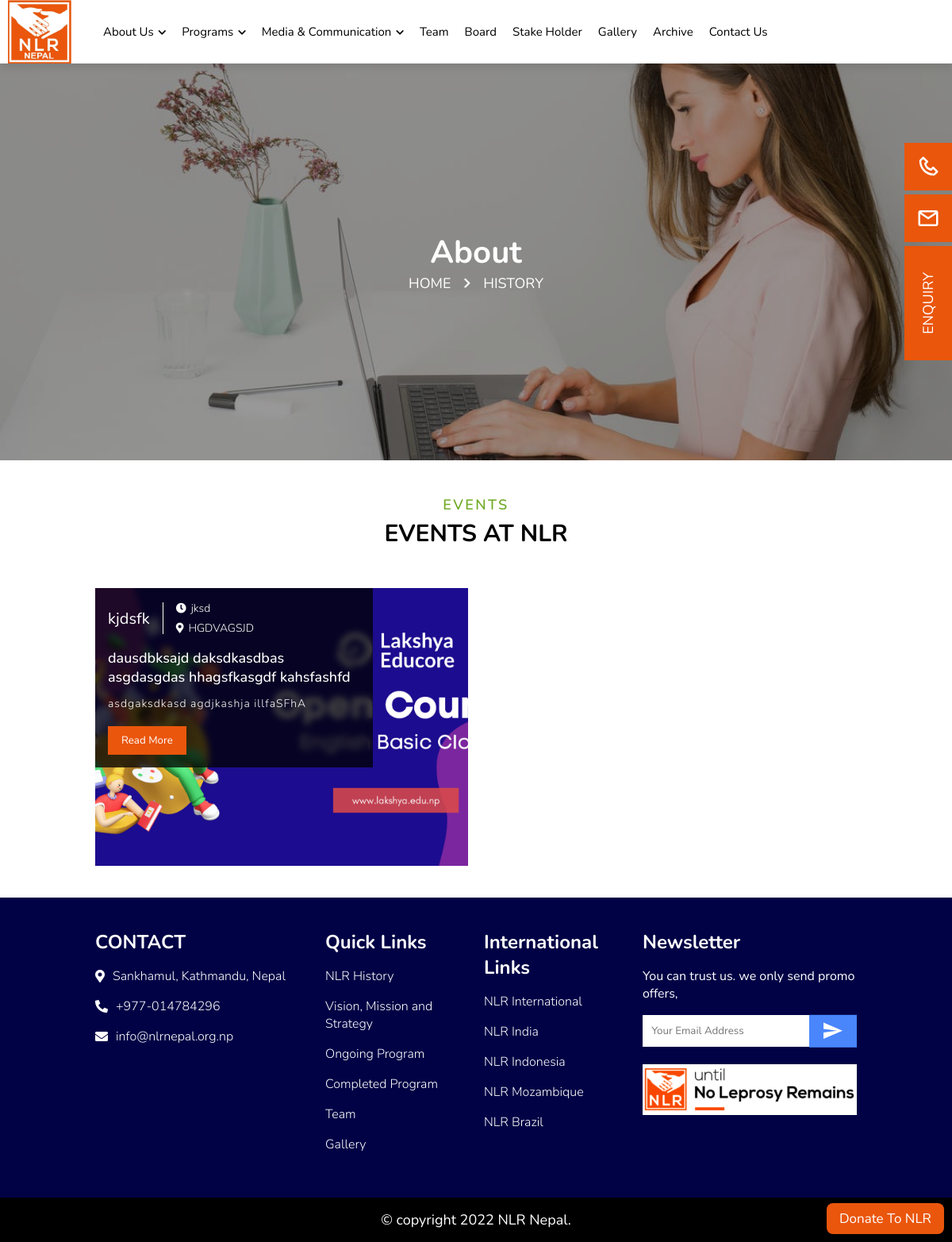
Page /pages/events/ on the committed database.
### home/models.py (models this page shows, shortened)
class Events(models.Model):
    title = models.CharField(max_length=255, verbose_name='Title', unique=True)
    slug = models.SlugField(max_length=255, unique=True, null=True, blank=True)
    description = RichTextField()
    image = models.ImageField(upload_to='title/', verbose_name='Image')
    location = models.CharField(max_length=255, verbose_name='Location')
    event_date = models.CharField(max_length=255,null=True, verbose_name='Event Date')
    event_time = models.CharField(max_length=255,null=True, verbose_name='Event Time')
    created_at = models.DateTimeField(auto_now_add=True)
    updated_at = models.DateTimeField(auto_now=True)
    class Meta:
        verbose_name_plural = 'Events'

### pages/views.py (the view)
# urls.py: path('events/', EventsPageView.as_view(), name='events'),
class EventsPageView(View):
    def get(self, request, *args, **kwargs):
        events = Events.objects.all().order_by('-id')
        context = {
            'events': events
        }
        return render(request, 'frontend/pages/events.html', context)

### home/context_processors.py (called while the page is built)
def social_accounts(request):
    socials = SocialAccount.objects.all()
    return dict(socials=socials)

### templates/frontend/pages/events.html (shortened to what this page needs)
{% extends "frontend/base.html" %}
{% load static %}
{% block content %}
  <div class="page-banner" style="background-image: url({% static 'frontend/images/img/page-banner.jpeg' %})">
    <div class="enquiry">
      <a href="{% url 'contact' %}">
        <button>Enquiry</button>
      </a>
    </div>
    <a href="mailto:info@nlrnepal.org.np">
    <div class="side-email">
      <div class="icon">
        <img src="{% static 'frontend/images/icons/mail.svg' %}" alt="" />
      </div>
    </div>
    </a>
    <a href="tel:+977-014784296">
    <div class="side-call">
      <div class="icon">
        <img src="{% static 'frontend/images/icons/phone.svg' %}" alt="" />
      </div>
    </div>
    </a>
    <div class="page-title">
      <h1>About</h1>
      <h6>
        <a href="/"> Home</a>
        <i class="fas fa-chevron-right"></i> History
      </h6>
    </div>
  </div>
  <section>
    <div class="wrapper">
      <div class="news-events">
        <div class="title">
          <h4>Events</h4>
          <h2>Events at NLR</h2>
        </div>
        <div class="list">
          {% for event in events %}
          <div class="item">
            <div class="image">
                <div class="img" style="background-image: url({{event.image.url}})"></div>
            </div>
            <div class="details">
                <div class="date-time">
                    <div class="date">
                        <div class="day">{{event.event_time}}</div>
                    </div>
                    <div class="time">
                        <div class="hrs"><i class="fas fa-clock"></i> {{event.event_date}} </div>
                        <div class="loc">
                            <i class="fas fa-map-marker-alt"></i> {{event.location}}
                        </div>
                    </div>
                </div>
                <h4 class="name">{{event.title|truncatewords:10}}</h4>
                <p>
                    {{event.description|truncatewords:15}}
                </p>
                <a href="{% url 'eventdetail' event.slug %}">
                    <button>Read More</button>
                </a>
            </div>
          </div>
          {% endfor %}
        </div>
      </div>
    </div>
  </section>
{% endblock content %}

### static/frontend/css/responsive.css (style rules this page uses)
@media only screen and (max-width: 1200px) { .wrapper { max-width: 1000px; } }

### rows in the picture
Events: image (picture), event_time "kjdsfk", event_date "jksd", location "HGDVAGSJD", title "dausdbksajd daksdkasdbas asgdasgdas hhagsfkasgdf kahsfashfd", description "asdgaksdkasd agdjkashja illfaSFhA"
